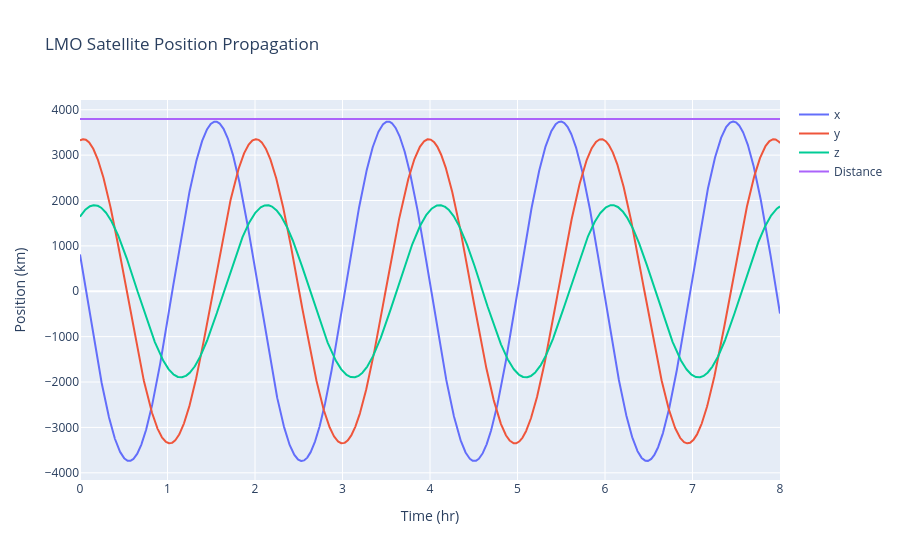
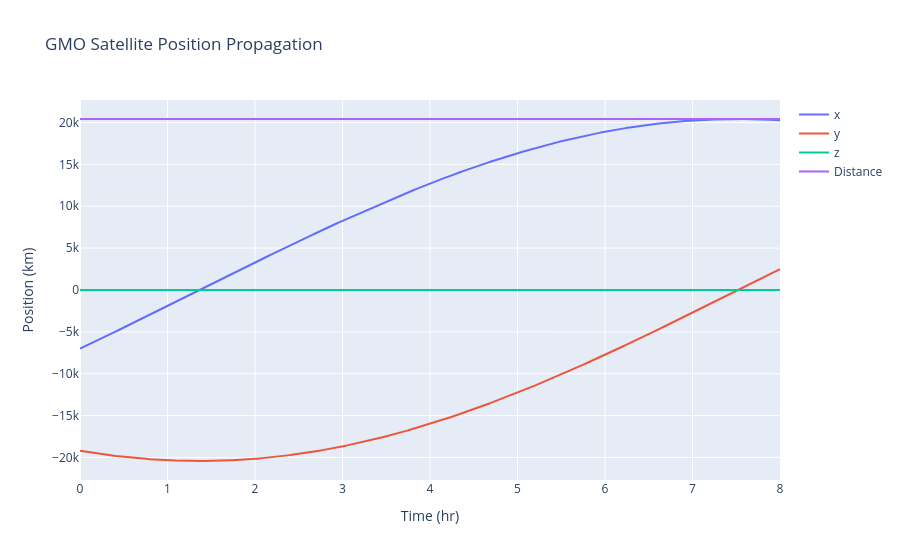

Write notebook code for charts like these, in order.
### Markdown cell above
## Task 1: Orbit Simulation
#### Return the LMO state at $t=450$ seconds and GMO state at $t=1150$ seconds

### Code cell
from orbits import Mars_Orbit
import numpy as np
import plotly.graph_objects as go
from misc_functions import vector_extract,create_submission_txt
from plotting_functions import *
lmo = Mars_Orbit('LMO')
gmo = Mars_Orbit('GMO')

# Reading state
state_450 = lmo.full_orbital_state(450,True)
print(' ')
state_1150 = gmo.full_orbital_state(1150,True)

# Creating submission text files
create_submission_txt('submission_files/m2_t1_rlmo_450.txt',state_450['r_vec'])
create_submission_txt('submission_files/m2_t1_vlmo_450.txt',state_450['v_vec'])
create_submission_txt('submission_files/m2_t1_rgmo_1150.txt',state_1150['r_vec'])
create_submission_txt('submission_files/m2_t1_vgmo_1150.txt',state_1150['v_vec'])

# Creating propagated graph for submission
t0 = 0
tf = 4*7200 # Seconds (8hrs)
N = int(tf/10) # num points

t_list = np.linspace(t0,tf,N+1)
vecs_lmo = np.zeros((len(t_list),3))
vecs_gmo = np.zeros((len(t_list),3))

for t in t_list:
    state_l = lmo.full_orbital_state(t,False)
    state_g = gmo.full_orbital_state(t,False)

    vecs_lmo[int(t/10)] = state_l['r_vec']
    vecs_gmo[int(t/10)] = state_g['r_vec']

x_l,y_l,z_l = vector_extract(vecs_lmo)
x_g,y_g,z_g = vector_extract(vecs_gmo)
r_l = [np.linalg.norm(vec) for vec in vecs_lmo]
r_g = [np.linalg.norm(vec) for vec in vecs_gmo]
t_list = [t/3600 for t in t_list]
x = [t_list,t_list,t_list,t_list]
y_lmo = [x_l,y_l,z_l,r_l]
y_gmo = [x_g,y_g,z_g,r_g]

lines = ['x','y','z','Distance']

plot_2d(y_lmo,x=x,xlabel='Time (hr)',ylabel='Position (km)',title = 'LMO Satellite Position Propagation',line_name=lines)
plot_2d(y_gmo,x=x,xlabel='Time (hr)',ylabel='Position (km)',title = 'GMO Satellite Position Propagation',line_name=lines)

### Figure 1 — Plotly figure (JSON) as saved in the notebook; plotly's stock layout.template omitted (floating-point values rounded to 4 significant figures; data arrays with more than 128 entries replaced by an {"elided": "..."} marker saying what was removed)
{"data": [{"mode": "lines", "name": "x", "type": "scatter", "x": {"elided": "2881 float values"}, "y": {"elided": "2881 float values"}}, {"mode": "lines", "name": "y", "type": "scatter", "x": {"elided": "2881 float values"}, "y": {"elided": "2881 float values"}}, {"mode": "lines", "name": "z", "type": "scatter", "x": {"elided": "2881 float values"}, "y": {"elided": "2881 float values"}}, {"mode": "lines", "name": "Distance", "type": "scatter", "x": {"elided": "2881 float values"}, "y": {"elided": "2881 float values"}}], "layout": {"title": {"text": "LMO Satellite Position Propagation"}, "xaxis": {"title": {"text": "Time (hr)"}}, "yaxis": {"title": {"text": "Position (km)"}}}}

### Figure 2 — Plotly figure (JSON) as saved in the notebook; plotly's stock layout.template omitted (floating-point values rounded to 4 significant figures; data arrays with more than 128 entries replaced by an {"elided": "..."} marker saying what was removed)
{"data": [{"mode": "lines", "name": "x", "type": "scatter", "x": {"elided": "2881 float values"}, "y": {"elided": "2881 float values"}}, {"mode": "lines", "name": "y", "type": "scatter", "x": {"elided": "2881 float values"}, "y": {"elided": "2881 float values"}}, {"mode": "lines", "name": "z", "type": "scatter", "x": {"elided": "2881 float values"}, "y": {"elided": "2881 int values"}}, {"mode": "lines", "name": "Distance", "type": "scatter", "x": {"elided": "2881 float values"}, "y": {"elided": "2881 float values"}}], "layout": {"title": {"text": "GMO Satellite Position Propagation"}, "xaxis": {"title": {"text": "Time (hr)"}}, "yaxis": {"title": {"text": "Position (km)"}}}}
